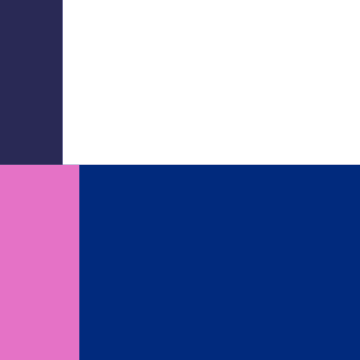
Frame 1 (no input)
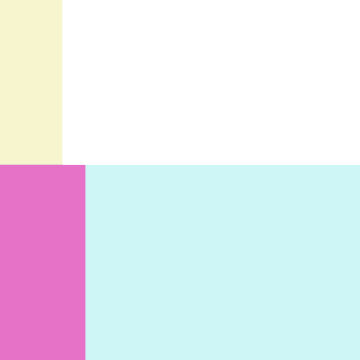
Frame 60 (the mouse pressed at the canvas centre just before this capture)
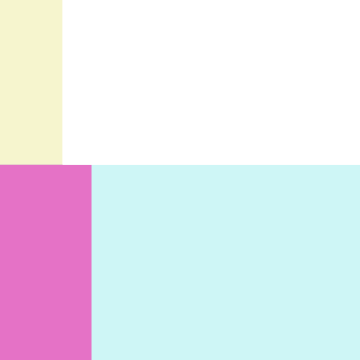
Frame 120 (the mouse held since frame 60 and released just before this capture)

The Processing sketch that drew these frames (run headless with seeded random() and noise(); from frame 60 on, the mouse is pressed at the canvas centre):

// Processing sketch: processing_106099
// ── processing_106099.pde

float hourX;
float minuteX;
float secondX;


void setup(){
  size (360,360);
  noStroke();

}


void draw (){
  background(360);
  secondX = map(second(), 0, 59, 0, width);
  minuteX = map(minute(), 0, 59, 0, height);
  hourX = map(hour(), 0, 23, 0, width);
  
  colorMode(HSB, 360, 100,100);
  fill(58,97,83, 50);
  rect( 0, 0, hourX, height);
  
  colorMode(HSB, 360, 100,100);
  fill(181,97,83, 50);
  rect( 0, 360-minuteX, width, height);
  
  colorMode(HSB, 360, 100,100);
  fill(316,50,90);
  rect( 0, 360-minuteX, secondX, height);
  
  fill(360);
  rect(hourX,0,width-hourX,height-minuteX);
  
//  colorMode(HSB, 360, 100,100);
//  fill(300,97,83, 50);
//  rect( 0, 0, hourX + 6*(width/12), height);
//  
  
  
}
